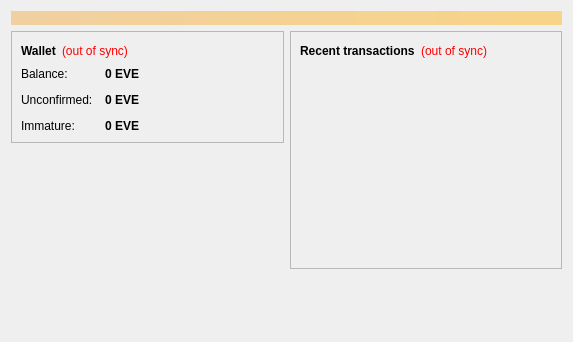
<?xml version="1.0" encoding="UTF-8"?>
<ui version="4.0">
 <class>OverviewPage</class>
 <widget class="QWidget" name="OverviewPage">
  <property name="geometry">
   <rect>
    <x>0</x>
    <y>0</y>
    <width>573</width>
    <height>342</height>
   </rect>
  </property>
  <property name="windowTitle">
   <string>Form</string>
  </property>
  <layout class="QVBoxLayout" name="topLayout">
   <item>
    <widget class="QLabel" name="labelAlerts">
     <property name="visible">
      <bool>false</bool>
     </property>
     <property name="styleSheet">
      <string notr="true">background-color: qlineargradient(x1: 0, y1: 0, x2: 1, y2: 0, stop:0 #F0D0A0, stop:1 #F8D488); color:#000000;</string>
     </property>
     <property name="wordWrap">
      <bool>true</bool>
     </property>
     <property name="margin">
      <number>3</number>
     </property>
    </widget>
   </item>
   <item>
    <layout class="QHBoxLayout" name="horizontalLayout" stretch="1,1">
     <item>
      <layout class="QVBoxLayout" name="verticalLayout_2">
       <item>
        <widget class="QFrame" name="frame">
         <property name="frameShape">
          <enum>QFrame::StyledPanel</enum>
         </property>
         <property name="frameShadow">
          <enum>QFrame::Raised</enum>
         </property>
         <layout class="QVBoxLayout" name="verticalLayout_4">
          <item>
           <layout class="QHBoxLayout" name="horizontalLayout_4">
            <item>
             <widget class="QLabel" name="label_5">
              <property name="font">
               <font>
                <weight>75</weight>
                <bold>true</bold>
               </font>
              </property>
              <property name="text">
               <string>Wallet</string>
              </property>
             </widget>
            </item>
            <item>
             <widget class="QLabel" name="labelWalletStatus">
              <property name="toolTip">
               <string>The displayed information may be out of date. Your wallet automatically synchronizes with the Everestcoin network after a connection is established, but this process has not completed yet.</string>
              </property>
              <property name="styleSheet">
               <string notr="true">QLabel { color: red; }</string>
              </property>
              <property name="text">
               <string notr="true">(out of sync)</string>
              </property>
              <property name="alignment">
               <set>Qt::AlignLeading|Qt::AlignLeft|Qt::AlignVCenter</set>
              </property>
             </widget>
            </item>
            <item>
             <spacer name="horizontalSpacer_2">
              <property name="orientation">
               <enum>Qt::Horizontal</enum>
              </property>
              <property name="sizeHint" stdset="0">
               <size>
                <width>40</width>
                <height>20</height>
               </size>
              </property>
             </spacer>
            </item>
           </layout>
          </item>
          <item>
           <layout class="QFormLayout" name="formLayout_2">
            <property name="fieldGrowthPolicy">
             <enum>QFormLayout::AllNonFixedFieldsGrow</enum>
            </property>
            <property name="horizontalSpacing">
             <number>12</number>
            </property>
            <property name="verticalSpacing">
             <number>12</number>
            </property>
            <item row="0" column="0">
             <widget class="QLabel" name="label">
              <property name="text">
               <string>Balance:</string>
              </property>
             </widget>
            </item>
            <item row="0" column="1">
             <widget class="QLabel" name="labelBalance">
              <property name="font">
               <font>
                <weight>75</weight>
                <bold>true</bold>
               </font>
              </property>
              <property name="cursor">
               <cursorShape>IBeamCursor</cursorShape>
              </property>
              <property name="toolTip">
               <string>Your current balance</string>
              </property>
              <property name="text">
               <string notr="true">0 EVE</string>
              </property>
              <property name="textInteractionFlags">
               <set>Qt::LinksAccessibleByMouse|Qt::TextSelectableByKeyboard|Qt::TextSelectableByMouse</set>
              </property>
             </widget>
            </item>
            <item row="1" column="0">
             <widget class="QLabel" name="label_3">
              <property name="text">
               <string>Unconfirmed:</string>
              </property>
             </widget>
            </item>
            <item row="1" column="1">
             <widget class="QLabel" name="labelUnconfirmed">
              <property name="font">
               <font>
                <weight>75</weight>
                <bold>true</bold>
               </font>
              </property>
              <property name="cursor">
               <cursorShape>IBeamCursor</cursorShape>
              </property>
              <property name="toolTip">
               <string>Total of transactions that have yet to be confirmed, and do not yet count toward the current balance</string>
              </property>
              <property name="text">
               <string notr="true">0 EVE</string>
              </property>
              <property name="textInteractionFlags">
               <set>Qt::LinksAccessibleByMouse|Qt::TextSelectableByKeyboard|Qt::TextSelectableByMouse</set>
              </property>
             </widget>
            </item>
            <item row="2" column="0">
             <widget class="QLabel" name="labelImmatureText">
              <property name="text">
               <string>Immature:</string>
              </property>
             </widget>
            </item>
            <item row="2" column="1">
             <widget class="QLabel" name="labelImmature">
              <property name="font">
               <font>
                <weight>75</weight>
                <bold>true</bold>
               </font>
              </property>
              <property name="toolTip">
               <string>Mined balance that has not yet matured</string>
              </property>
              <property name="text">
               <string notr="true">0 EVE</string>
              </property>
              <property name="textInteractionFlags">
               <set>Qt::LinksAccessibleByMouse|Qt::TextSelectableByKeyboard|Qt::TextSelectableByMouse</set>
              </property>
             </widget>
            </item>
           </layout>
          </item>
         </layout>
        </widget>
       </item>
       <item>
        <spacer name="verticalSpacer">
         <property name="orientation">
          <enum>Qt::Vertical</enum>
         </property>
         <property name="sizeHint" stdset="0">
          <size>
           <width>20</width>
           <height>40</height>
          </size>
         </property>
        </spacer>
       </item>
      </layout>
     </item>
     <item>
      <layout class="QVBoxLayout" name="verticalLayout_3">
       <item>
        <widget class="QFrame" name="frame_2">
         <property name="frameShape">
          <enum>QFrame::StyledPanel</enum>
         </property>
         <property name="frameShadow">
          <enum>QFrame::Raised</enum>
         </property>
         <layout class="QVBoxLayout" name="verticalLayout">
          <item>
           <layout class="QHBoxLayout" name="horizontalLayout_2">
            <item>
             <widget class="QLabel" name="label_4">
              <property name="text">
               <string>&lt;b&gt;Recent transactions&lt;/b&gt;</string>
              </property>
             </widget>
            </item>
            <item>
             <widget class="QLabel" name="labelTransactionsStatus">
              <property name="toolTip">
               <string>The displayed information may be out of date. Your wallet automatically synchronizes with the Everestcoin network after a connection is established, but this process has not completed yet.</string>
              </property>
              <property name="styleSheet">
               <string notr="true">QLabel { color: red; }</string>
              </property>
              <property name="text">
               <string notr="true">(out of sync)</string>
              </property>
              <property name="alignment">
               <set>Qt::AlignRight|Qt::AlignTrailing|Qt::AlignVCenter</set>
              </property>
             </widget>
            </item>
            <item>
             <spacer name="horizontalSpacer">
              <property name="orientation">
               <enum>Qt::Horizontal</enum>
              </property>
              <property name="sizeHint" stdset="0">
               <size>
                <width>40</width>
                <height>20</height>
               </size>
              </property>
             </spacer>
            </item>
           </layout>
          </item>
          <item>
           <widget class="QListView" name="listTransactions">
            <property name="styleSheet">
             <string notr="true">QListView { background: transparent; }</string>
            </property>
            <property name="frameShape">
             <enum>QFrame::NoFrame</enum>
            </property>
            <property name="verticalScrollBarPolicy">
             <enum>Qt::ScrollBarAlwaysOff</enum>
            </property>
            <property name="horizontalScrollBarPolicy">
             <enum>Qt::ScrollBarAlwaysOff</enum>
            </property>
            <property name="selectionMode">
             <enum>QAbstractItemView::NoSelection</enum>
            </property>
           </widget>
          </item>
         </layout>
        </widget>
       </item>
       <item>
        <spacer name="verticalSpacer_2">
         <property name="orientation">
          <enum>Qt::Vertical</enum>
         </property>
         <property name="sizeHint" stdset="0">
          <size>
           <width>20</width>
           <height>40</height>
          </size>
         </property>
        </spacer>
       </item>
      </layout>
     </item>
    </layout>
   </item>
  </layout>
 </widget>
 <resources/>
 <connections/>
</ui>
